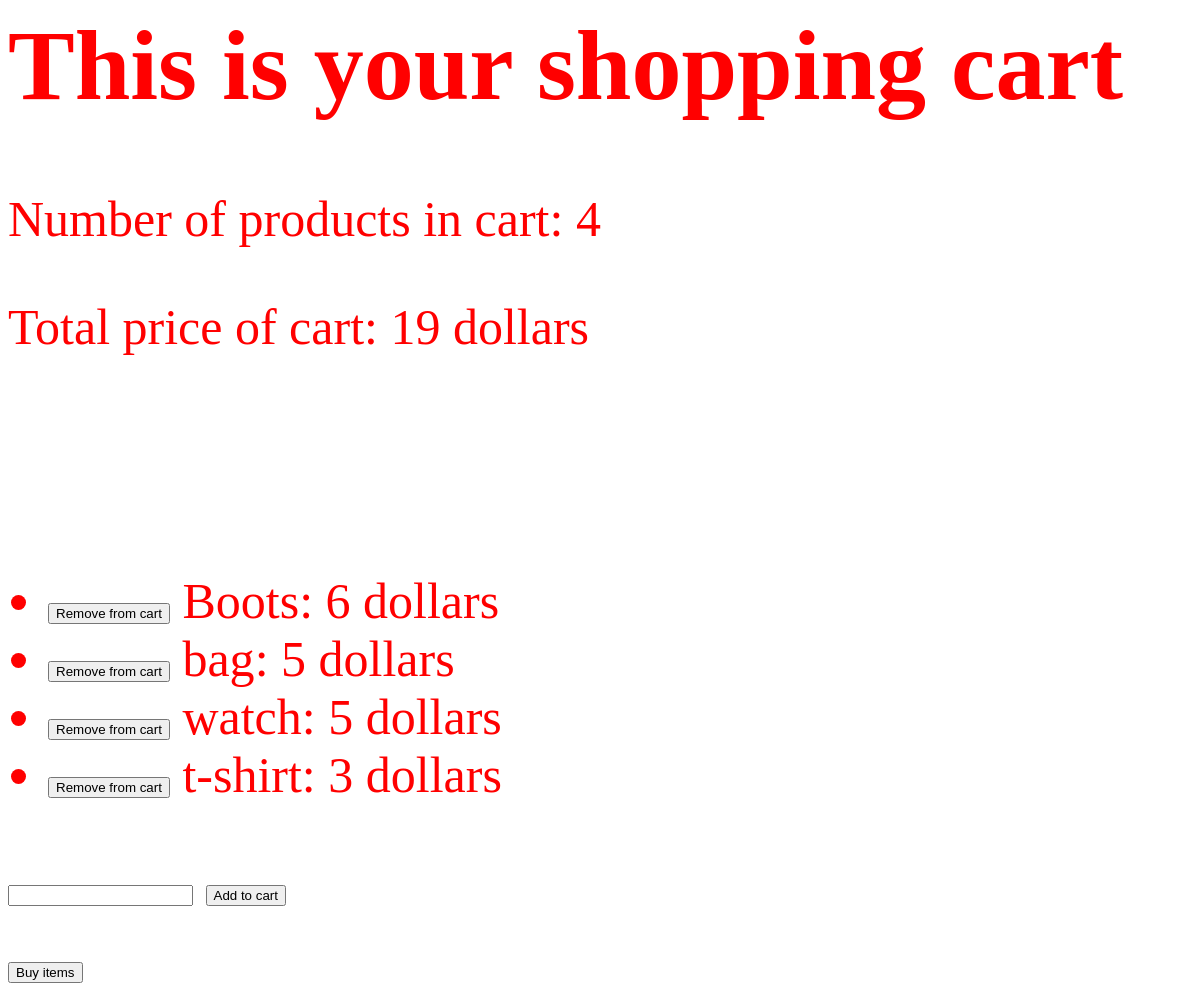
The app's page /shop/, older data.
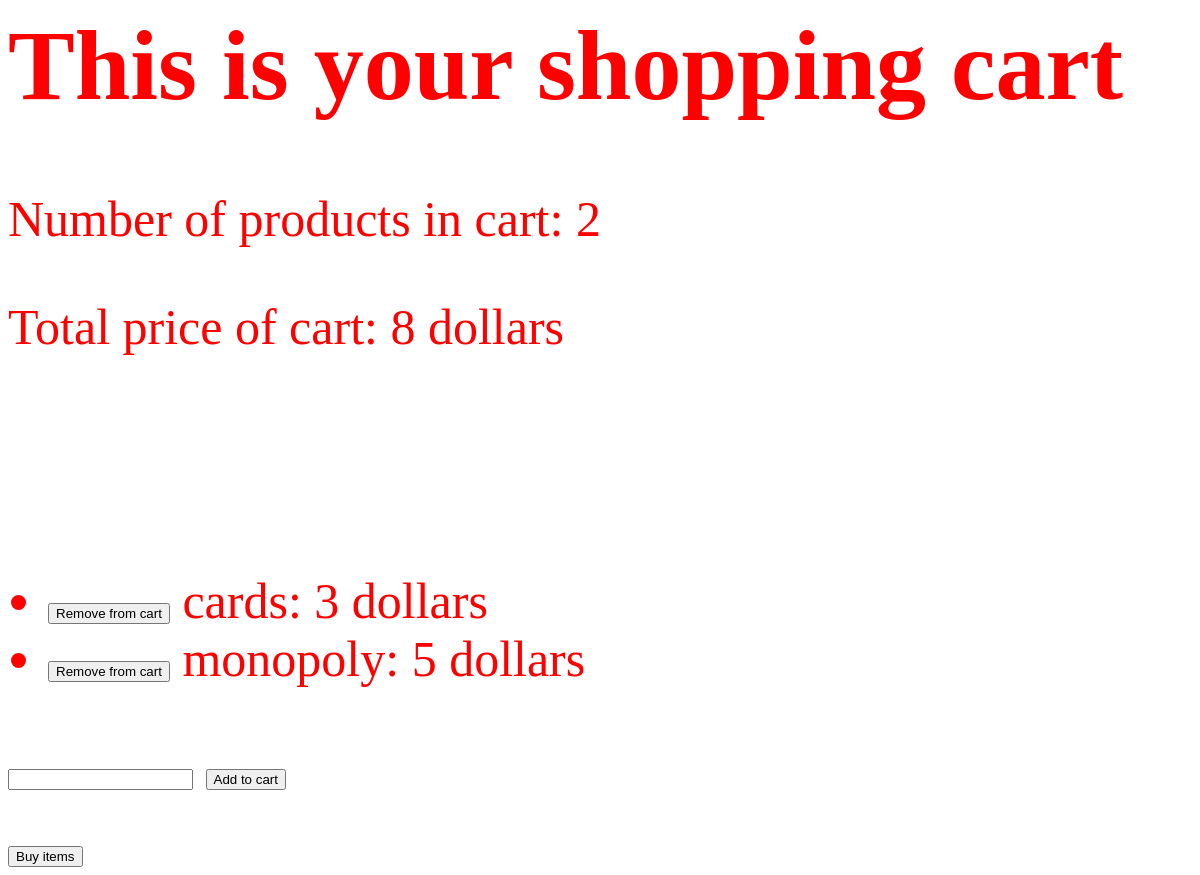
The same page, newer data.
### shop/models.py (models this page shows)
class ShopProduct(models.Model):
	name = models.TextField()
	price = models.IntegerField(default=1)

### shop/views.py (the view)
# urls.py: path('shop/', shopTemplate),
def shopTemplate(request):
	all_products = ShopProduct.objects.all()
	sum = 0
	for product in all_products:
		sum += product.price
	return render(request, 'shop.html',
		{'all_items': all_products, 'sum': sum})

### templates/shop.html
{% load static %}
<html>
<head>
	<link rel="stylesheet" href="{% static 'css/shop.css' %}">
</head>
<body>
	<h1>This is your shopping cart</h1>
	<p>Number of products in cart: {{ all_items|length}} </p>
	<p>Total price of cart: {{sum}} dollars</p>
	<br><br>
	<ul>
		{% for product in all_items %}
		<li><form action="/deleteTodo/{{product.id}}/" style="display: inline;" method="post">{% csrf_token %}
				<input type="submit" value="Remove from cart"/>
		</form>
		{{ product.name }}: {{product.price}} dollars
		</li>
		{% endfor %}
	</ul>
	<form action="/addTodo/" method="post">{% csrf_token %}
		<input type="text" name="content"/>
		<input type="submit" value="Add to cart"/>
	</form>
	<form action="/buy/" style="display: inline;" method="post">{% csrf_token %}
		<input type="submit" value="Buy items"/>
	</form>
</body>
</html>

### shop/static/css/shop.css (style rules this page uses)
body { color: red; font-size: 50px; }

Row changes from the older to the newer data that the page shows:
removed ShopProduct: name "Boots", price "6"
removed ShopProduct: name "bag", price "5"
removed ShopProduct: name "watch", price "5"
removed ShopProduct: name "t-shirt", price "3"
added ShopProduct: name "cards", price "3"
added ShopProduct: name "monopoly", price "5"
Text that changed along with them:
{{ all_items|length }}: "4" → "2"
{{ sum }}: "19" → "8"
